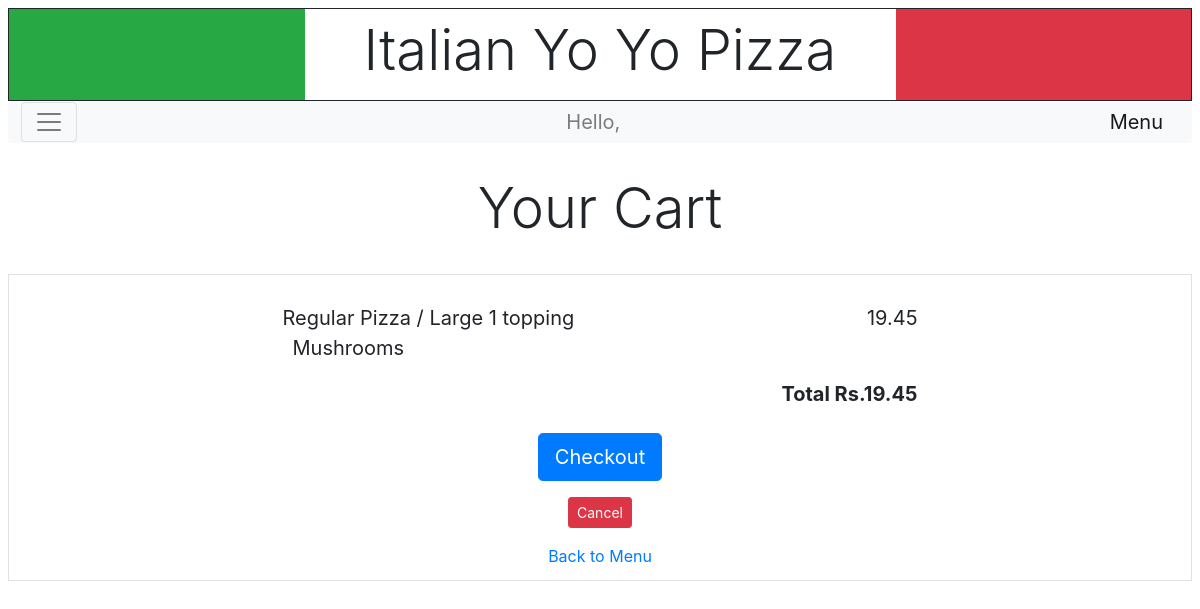
The page /cart (signed in) on the database its author committed.
### orders/models.py (models this page shows, shortened)
class OrderItem(models.Model):
    order = models.ForeignKey(
        Order,
        on_delete=models.CASCADE,
        null=True,
        related_name='items'
    )
    category = models.CharField(max_length=20)
    kind = models.CharField(max_length=30)
    price = models.DecimalField(max_digits=5, decimal_places=2)
    size = models.CharField(max_length=5, blank=True)
    toppings = models.ManyToManyField(
        PizzaTopping,
        blank=True,
        related_name='pizza'
    )
    extra = models.BooleanField(default=False)
    extras = models.ManyToManyField(SubExtra, blank=True, related_name='sub')
    def __str__(self):
        if self.extra:
            return f'+ {self.kind}'
        if self.toppings:
            return f'{self.category} / {self.size} {self.kind}'
        else:
            return f'{self.category} / {self.size} {self.kind}'

class PizzaTopping(models.Model):
    name = models.CharField(max_length=20)
    def __str__(self):
        return f'{self.name}'

class Order(models.Model):
    customer = models.ForeignKey(
        User,
        null=True,
        on_delete=models.CASCADE,
        related_name='orders'
    )
    timestamp = models.DateTimeField(auto_now=True)
    total = models.DecimalField(max_digits=6, decimal_places=2, default=0)
    in_cart = models.BooleanField(default=True)
    placed = models.BooleanField(default=False)
    completed = models.BooleanField(default=False)

### orders/views.py (the view)
# urls.py: path('cart', views.cart_view, name='cart'),
@login_required(redirect_field_name='index')
def cart_view(request):
    customer = request.user
    order = cart(customer)
    context = {
        'message': None,
        'order': order,
        'cart': order.items.all(),
        'cartcount': cart_count(customer),
        'total': order.total
    }
    return render(request, 'orders/cart.html', context)

### orders/custom.py (called while the page is built)
def cart(customer):
    try:
        cart = Order.objects.get(customer=customer, in_cart=True)
    except Order.DoesNotExist:
        cart = Order(customer=customer)
        cart.save()
    return cart

def cart_count(customer):
    try:
        cart = Order.objects.get(customer=customer, in_cart=True)
    except Order.MultipleObjectsReturned:
        raise Http404("More than one cart found.")
    except Order.DoesNotExist:
        return 0
    else:
        return cart.items.exclude(category='Subs', extra=True).count()

### orders/templates/orders/cart.html (shortened to what this page needs)
{% extends "orders/base.html" %}
{% block body %}
<table class="text-center">
  <tr class="topbottomspace">
    <th><h2 class="display-4">Your Cart</h2></th>
  </tr>
</table>
<div class="table responsive">
  <table class="table table-bordered">
    <tbody>
      <tr>
        <td>
          <div class="container">
          {% if not cart %}
            <div class="row justify-content-center">
              Empty.
            </div>
          {% else %}
            <div class="row justify-content-center mt-3">
              <div class="col">
              {% for item in cart %}
                <div class="row justify-content-center">
                  <div class="col col-8 col-sm-8 col-md-6 col-lg-5 blockquote">
                    {{ item }}
                    {% if item.toppings.all|length > 0 %}
                    <ul class="list-unstyled mb-0 blockquote" style="padding-left: 0.5em">
                    {% for topping in item.toppings.all %}
                      <li>{{ topping }}</li>
                    {% endfor %}
                    </ul>
                    {% endif %}
                  </div>
                  <div class="col-3 col-sm-3 col-md-2 col-lg-2 text-right blockquote">
                    {{ item.price }}
                  </div>
                </div>
              {% endfor %}
                <div class="row justify-content-center">
                  <div class="col col-8 col-sm-8 col-md-6 col-lg-5">
                  </div>
                  <div style="font-weight: bold" class="col-3 col-sm-3 col-md-2 col-lg-2 text-right lead">
                    Total Rs.{{ total }}
                  </div>
                </div>
                <div class="row justify-content-center mt-4">
                  <form action="{% url 'checkout' %}" method="post">
                    <button type="submit" class="btn btn-lg btn-primary">Checkout</button>
                  </form>
                </div>
                <div class="row justify-content-center mt-3">
                  <form action="{% url 'emptycart' %}" method="post">
                    <button type="submit" class="btn btn-danger btn-sm">Cancel</button>
                  </form>
                </div>
                <div class="row mt-3 justify-content-center">
                  <a href="{% url 'menu' %}">Back to Menu</a>
                </div>
              </div>
          {% endif %}
          </div>
        </td>
      </tr>
    </tbody>
  </table>
</div>
{% endblock %}

### orders/static/css/styles.css (style rules this page uses)
tr.topbottomspace > th { padding-top: 1.5em; padding-bottom: 1.5em; }

### rows shown on the page
OrderItem: extra+id+category "Regular Pizza / Large 1 topping", price "19.45"
PizzaTopping: name "Mushrooms"
Order: total "19.45"
